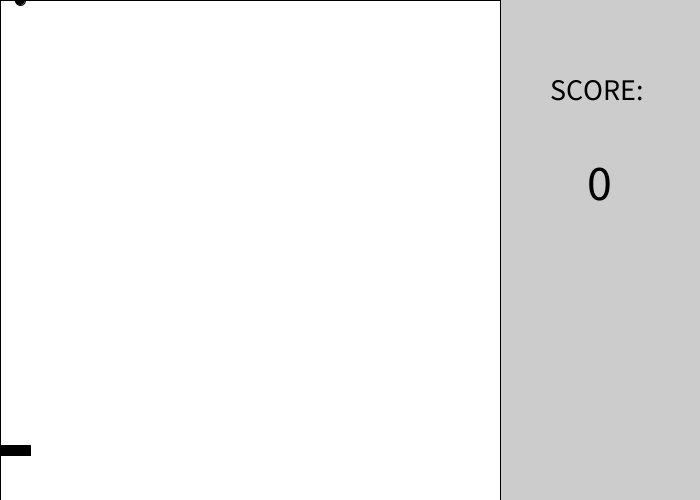
Frame 1 (no input)
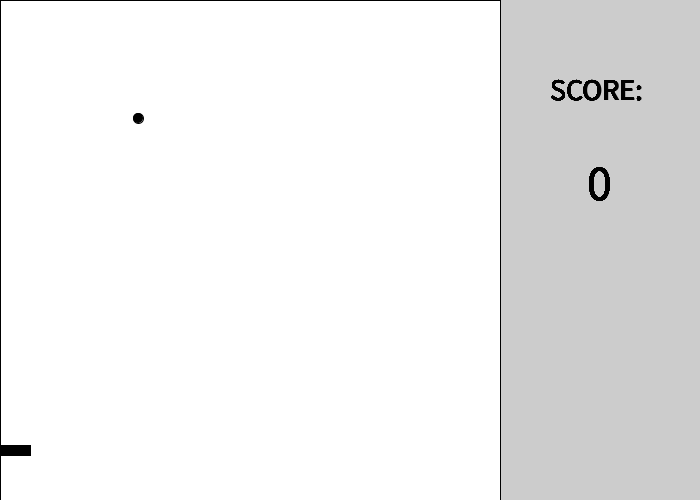
Frame 60 (the mouse pressed at the canvas centre just before this capture)
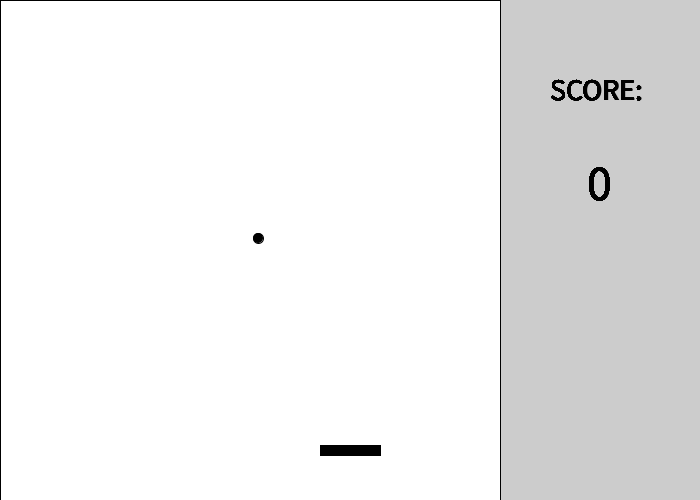
Frame 120 (the mouse held since frame 60 and released just before this capture)

The Processing sketch that drew these frames (run headless with seeded random() and noise(); from frame 60 on, the mouse is pressed at the canvas centre):

// Processing sketch: processing_71725
// ── processing_71725.pde

//Jimmy C, CP1, Block 6

int h=0;
int hh=2;
int w=20;
int ww=2;
int www=2;
int c=0;
int o=10;
int s=0;

void setup()
{
size (700,500);
rectMode(CENTER);
frameRate(900);
}

void draw()
{
  rectangle();
  ball();
  score();
}

void rectangle()
{
  fill(255,255,255);
  rect(250,250,500,500);
  fill(0);
  rect(mouseX,450,60,10);
  
}

void ball()
{
  fill(0,0,c);
  
  ellipse(w,h,10,10);
  h=h+hh;
  w=w+ww;
  if (w>493)
  ww=-2;
  if (w<7)
  ww=2;
  
  if ((h == 450) && (mouseX - 30 <= w) && (mouseX -10 >= w))
  hh=-2;
  if ((h == 450) && (mouseX - 30 <= w) && (mouseX -10 >= w))
  ww=-www-2;
  
  if ((h == 450) && (mouseX - 9 <= w) && (mouseX +10 >= w))
  hh=-2;
  
  if ((h == 450) && (mouseX +11 <= w) && (mouseX +30 >= w))
  hh=-2;
  if ((h == 450) && (mouseX +11 <= w) && (mouseX +30 >= w))
  ww=www+1;
  
  if (h==0)
  hh=2;
  
  if (keyPressed== true && key=='r')
  h=0;
  if (keyPressed== true && key=='r')
  hh=1;
  if (keyPressed== true && key=='r')
  c=0;
  
  if (h==450)
  c=c+50;
}

void score()
{
  fill(0);
  textSize(30);
  text("SCORE:",550,100);
  textSize(50);
  text(s,587,200);
  fill(255,255,255);
  if (h==450)
  rect(600,250,200,500);
  if (h==450)
  rect(600,450,200,10);
  if (h==450)
  s=s+1;
  if (keyPressed== true && key=='r')
  rect(600,250,200,500);
  if (keyPressed== true && key=='r')
  s=0;
  if (h>500)
  fill(255,0,0);
  if (h>500)
  textSize(20);
  if (h>500)
  text("GAME OVER",537,300);
  if (h>500)
  textSize(18);
  if (h>500)
  text("Press R to Try Again",520,350);
}
